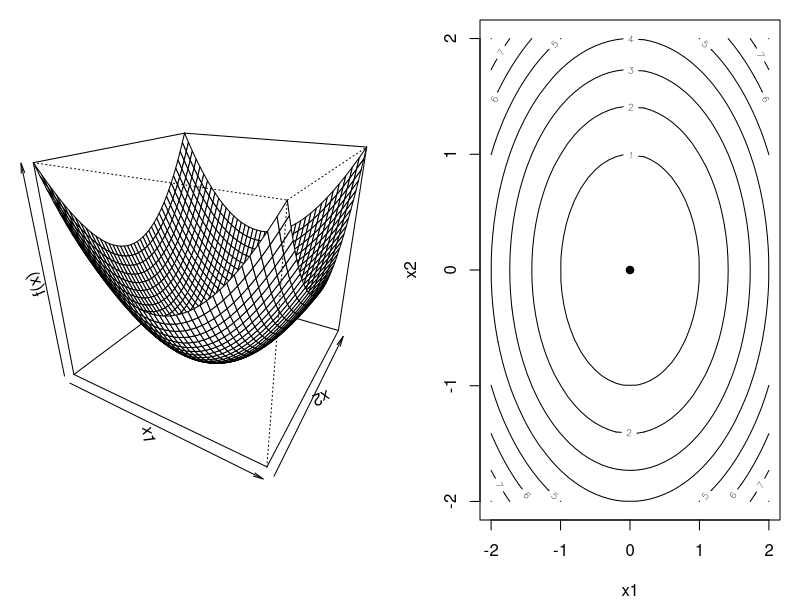

Write the R code that produced this figure.
## ---- chunk 1
#| label: fig-paraboloid
#| fig-cap: >-
#|   The paraboloid of f(x) = x1^2 + x2^2,
#|   as a surface and as contour lines
#| fig-alt: >-
#|   Two panels.
#|   The left panel is a three-dimensional surface shaped like a bowl
#|   that opens upward, with its lowest point above the origin.
#|   The right panel shows contour lines of the same function
#|   as concentric circles around the origin,
#|   which is marked with a dot.
axis_values <- seq(-2, 2, length.out = 41)
height <- outer(axis_values, axis_values, function(x1, x2) x1^2 + x2^2)
old_par <- par(mfrow = c(1, 2), mar = c(1, 1, 1, 1))
persp(
  axis_values, axis_values, height,
  theta = 30, phi = 25,
  xlab = "x1", ylab = "x2", zlab = "f(x)"
)
par(mar = c(4, 4, 1, 1))
contour(axis_values, axis_values, height, xlab = "x1", ylab = "x2")
points(0, 0, pch = 19)
par(old_par)
